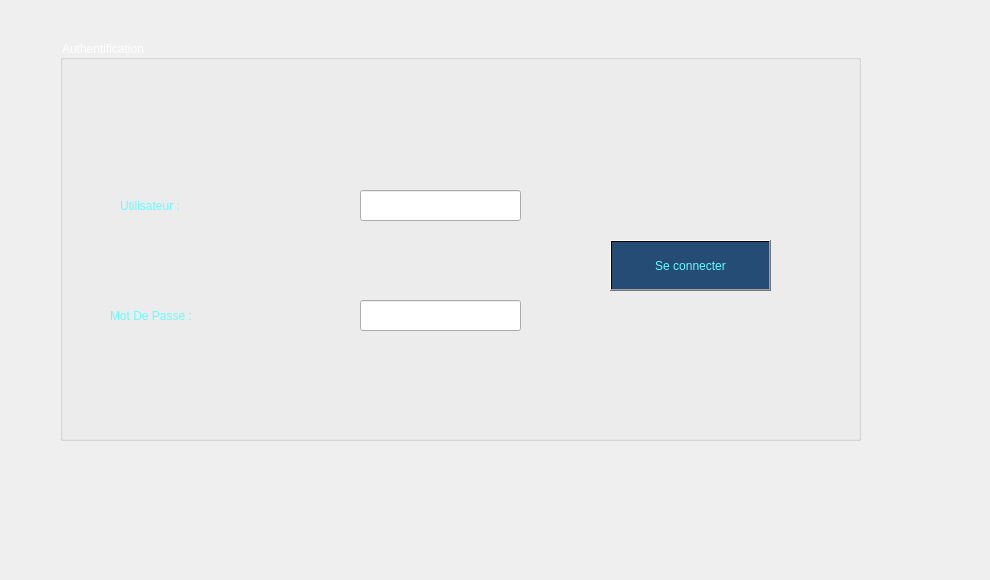
    <widget class="QWidget" name="page2">
     <widget class="QLabel" name="label_75">
      <property name="geometry">
       <rect>
        <x>-5</x>
        <y>0</y>
        <width>981</width>
        <height>571</height>
       </rect>
      </property>
      <property name="styleSheet">
       <string notr="true">background-image: url(:/18.jpg);</string>
      </property>
      <property name="text">
       <string/>
      </property>
     </widget>
     <widget class="QGroupBox" name="groupBox_12">
      <property name="geometry">
       <rect>
        <x>60</x>
        <y>40</y>
        <width>801</width>
        <height>401</height>
       </rect>
      </property>
      <property name="styleSheet">
       <string notr="true">color:rgb(255, 255, 255);
font: 20pt &quot;Rockwell&quot;;</string>
      </property>
      <property name="title">
       <string>Authentification</string>
      </property>
      <widget class="QPushButton" name="pushButton_2">
       <property name="geometry">
        <rect>
         <x>550</x>
         <y>200</y>
         <width>161</width>
         <height>51</height>
        </rect>
       </property>
       <property name="styleSheet">
        <string notr="true">background-color: qlineargradient(spread:pad, x1:1, y1:0, x2:1, y2:0, stop:0.919598 rgb(37, 76, 117), stop:0.98 rgba(0, 0, 0, 255), stop:1 rgba(235, 148, 61, 255));
color:rgb(103, 253, 255);;
font: 14pt &quot;Rockwell&quot;;</string>
       </property>
       <property name="text">
        <string>Se connecter</string>
       </property>
      </widget>
      <widget class="QLineEdit" name="lineEdit_12">
       <property name="geometry">
        <rect>
         <x>300</x>
         <y>150</y>
         <width>161</width>
         <height>31</height>
        </rect>
       </property>
       <property name="styleSheet">
        <string notr="true">color:rgb(103, 161, 255);
</string>
       </property>
      </widget>
      <widget class="QLineEdit" name="lineEdit_13">
       <property name="geometry">
        <rect>
         <x>300</x>
         <y>260</y>
         <width>161</width>
         <height>31</height>
        </rect>
       </property>
       <property name="styleSheet">
        <string notr="true">color:rgb(103, 161, 255);
</string>
       </property>
       <property name="echoMode">
        <enum>QLineEdit::Password</enum>
       </property>
      </widget>
      <widget class="QLabel" name="label_76">
       <property name="geometry">
        <rect>
         <x>60</x>
         <y>140</y>
         <width>131</width>
         <height>51</height>
        </rect>
       </property>
       <property name="styleSheet">
        <string notr="true">color:rgb(103, 253, 255);
font: 15pt &quot;Rockwell&quot;;</string>
       </property>
       <property name="text">
        <string>Utilisateur :</string>
       </property>
      </widget>
      <widget class="QLabel" name="label_77">
       <property name="geometry">
        <rect>
         <x>50</x>
         <y>260</y>
         <width>181</width>
         <height>31</height>
        </rect>
       </property>
       <property name="styleSheet">
        <string notr="true">color:rgb(103, 253, 255);
font: 15pt &quot;Rockwell&quot;;</string>
       </property>
       <property name="text">
        <string>Mot De Passe :</string>
       </property>
      </widget>
     </widget>
    </widget>
